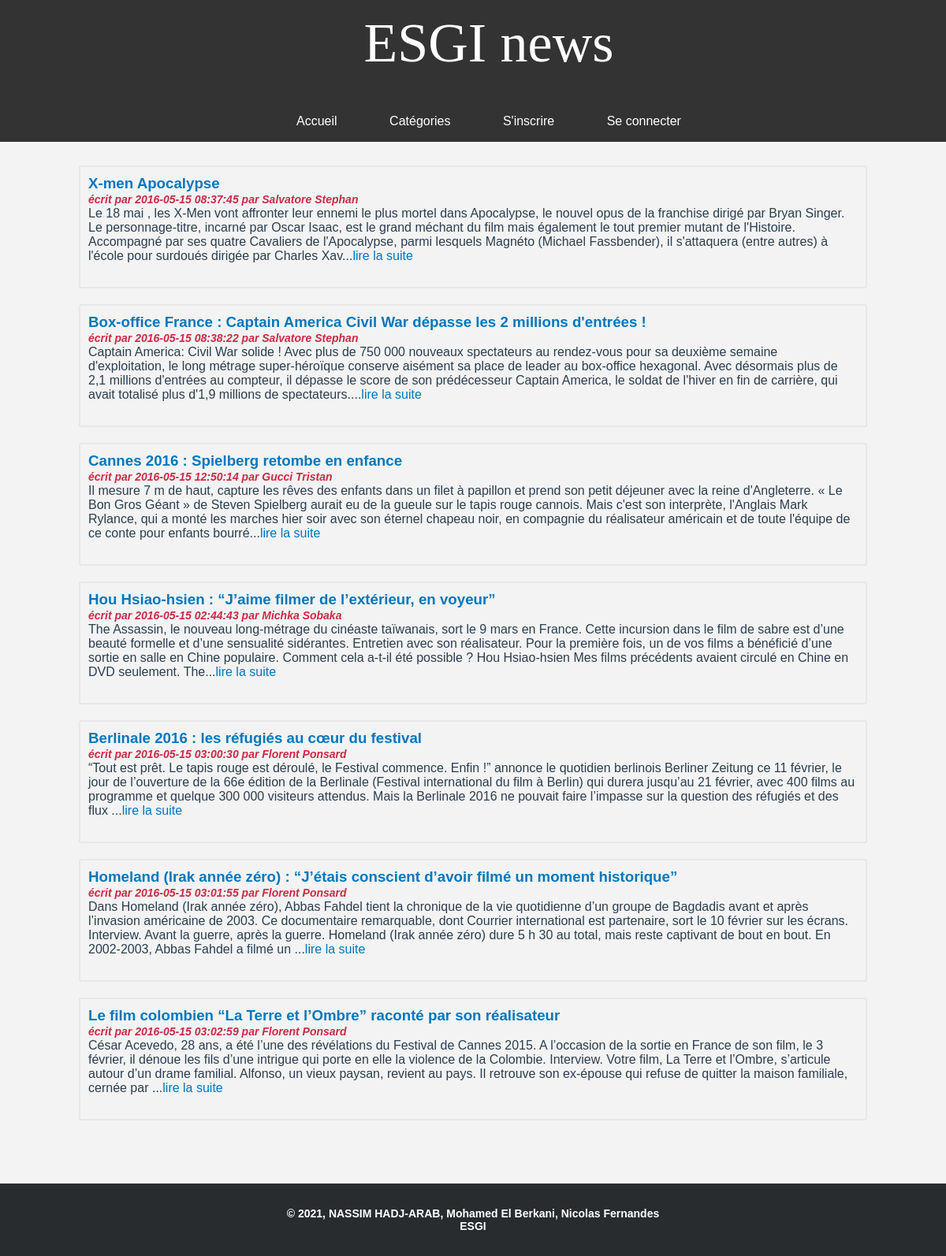
The page /index.php?path=articles&cat=8 on the database its author committed.
### tables this page shows
CREATE TABLE `article` (
  `ID` int(11) NOT NULL,
  `ID_auteur` int(11) NOT NULL,
  `titre` varchar(255) NOT NULL,
  `contenu` text,
  `date_creation` datetime NOT NULL,
  `statue` int(11) NOT NULL,
  `id_cat` int(11) NOT NULL
);

CREATE TABLE `utilisateurs` (
  `ID` int(11) NOT NULL,
  `nom` varchar(255) NOT NULL,
  `prenom` varchar(255) NOT NULL,
  `sexe` varchar(10) NOT NULL,
  `mail` varchar(255) NOT NULL,
  `password` varchar(255) NOT NULL,
  `date_de_naissance` text NOT NULL,
  `statut` text NOT NULL
);

### WebParts/html/parts/articles.php (the view)
<?php
if(isset($_REQUEST['cat'])){
  $idCat = $_REQUEST['cat'];
  $sql_get_article = 'SELECT * FROM article WHERE statue=? AND id_cat=?';
  $prepared_get_article = $db->prepare($sql_get_article);
  $prepared_get_article->execute(array('1',$idCat));
}else{
$sql_get_article = "SELECT ID,ID_auteur,titre,contenu,statue,id_cat, DATE_FORMAT(date_creation,'%d %M %Y a %H:%i') AS date_publication FROM article WHERE statue=?";
$prepared_get_article = $db->prepare($sql_get_article);
$prepared_get_article->execute(array('1'));
}
$ListArticles = $prepared_get_article->fetchAll(PDO::FETCH_OBJ);
?>
<div class="home">
   <div class="ArticlesShow">
<?php foreach($ListArticles as $article){  ?>
      <article class="uniart" >
     <h3><a href="index.php?path=article&amp;id=<?php echo $article->ID;?>" target="_blank"><?php echo $article->titre; ?></a>
     <span style="font-size:10px;"></span></h3>
      <h4>
      <?php $sql_get_author = 'SELECT * FROM utilisateurs WHERE ID=?';
        $prepared_get_author = $db->prepare($sql_get_author);
        $prepared_get_author->execute(array($article->ID_auteur));
        $author = $prepared_get_author->fetchAll(PDO::FETCH_OBJ);
        foreach($author as $Auth){
          ?><p><span style="font-style:italic;font-size:14px;font-weight:bold;color:#CC2B46;"><?php echo "écrit par  ". $article->date_creation.' par '.$Auth->nom . " " . $Auth->prenom;?></span></p><?php
        }?>
      </h4>
      <p><?php echo substr($article->contenu,0,450)."...";
       echo "<a href=index.php?path=article&amp;id=". $article->ID."  ;?>lire la suite</a>" ?></p>
     </article>
    <?php } ?>
   </div>
</div>

### css/master.css (style rules this page uses)
* { margin: 0px 0px; }
body { padding: 0; margin: 0; font-family: sans-serif; background-color: #f3f3f3; }
a { text-decoration: none; color:#0277bd; }
.uniart { padding: 10px 10px 30px 10px; border-radius: 3px; margin-bottom: 20px; border: 2px solid #e7e7e7; background-color: #f3f3f3; }

### rows shown on the page
article: titre "X-men Apocalypse", date_creation "2016-05-15 08:37:45", contenu "Le 18 mai , les X-Men vont affronter leur ennemi le plus mortel dans Apocalypse, le nouvel opus de la franchise dirigé par Bryan Singer. Le personnage-titre, incarné par Oscar Isaac, est le grand méchant du film mais également le tout premier mutant de l'Histoire. Accompagné par ses quatre Cavaliers de l'Apocalypse, parmi lesquels Magnéto (Michael Fassbender), il s'attaquera (entre autres) à l'école pour surdoués dirigée par Charles Xav"
utilisateurs: nom "Salvatore", prenom "Stephan"
article: titre "Box-office France : Captain America Civil War dépasse les 2 millions d'entrées !", date_creation "2016-05-15 08:38:22", contenu "Captain America: Civil War solide ! Avec plus de 750 000 nouveaux spectateurs au rendez-vous pour sa deuxième semaine d'exploitation, le long métrage super-héroïque conserve aisément sa place de leader au box-office hexagonal. Avec désormais plus de 2,1 millions d'entrées au compteur, il dépasse le score de son prédécesseur Captain America, le soldat de l'hiver en fin de carrière, qui avait totalisé plus d'1,9 millions de spectateurs."
article: titre "Cannes 2016 : Spielberg retombe en enfance", date_creation "2016-05-15 12:50:14", contenu "Il mesure 7 m de haut, capture les rêves des enfants dans un filet à papillon et prend son petit déjeuner avec la reine d'Angleterre. « Le Bon Gros Géant » de Steven Spielberg aurait eu de la gueule sur le tapis rouge cannois. Mais c'est son interprète, l'Anglais Mark Rylance, qui a monté les marches hier soir avec son éternel chapeau noir, en compagnie du réalisateur américain et de toute l'équipe de ce conte pour enfants bourré"
utilisateurs: nom "Gucci", prenom "Tristan"
article: titre "Hou Hsiao-hsien : “J’aime filmer de l’extérieur, en voyeur”", date_creation "2016-05-15 02:44:43", contenu "The Assassin, le nouveau long-métrage du cinéaste taïwanais, sort le 9 mars en France. Cette incursion dans le film de sabre est d’une beauté formelle et d’une sensualité sidérantes. Entretien avec son réalisateur. Pour la première fois, un de vos films a bénéficié d’une sortie en salle en Chine populaire. Comment cela a-t-il été possible ? Hou Hsiao-hsien Mes films précédents avaient circulé en Chine en DVD seulement. The"
utilisateurs: nom "Michka", prenom "Sobaka"
article: titre "Berlinale 2016 : les réfugiés au cœur du festival", date_creation "2016-05-15 03:00:30", contenu "“Tout est prêt. Le tapis rouge est déroulé, le Festival commence. Enfin !” annonce le quotidien berlinois Berliner Zeitung ce 11 février, le jour de l’ouverture de la 66e édition de la Berlinale (Festival international du film à Berlin) qui durera jusqu’au 21 février, avec 400 films au programme et quelque 300 000 visiteurs attendus. Mais la Berlinale 2016 ne pouvait faire l’impasse sur la question des réfugiés et des flux"
utilisateurs: nom "Florent", prenom "Ponsard"
article: titre "Homeland (Irak année zéro) : “J’étais conscient d’avoir filmé un moment historique”", date_creation "2016-05-15 03:01:55", contenu "Dans Homeland (Irak année zéro), Abbas Fahdel tient la chronique de la vie quotidienne d’un groupe de Bagdadis avant et après l’invasion américaine de 2003. Ce documentaire remarquable, dont Courrier international est partenaire, sort le 10 février sur les écrans. Interview. Avant la guerre, après la guerre. Homeland (Irak année zéro) dure 5 h 30 au total, mais reste captivant de bout en bout. En 2002-2003, Abbas Fahdel a filmé un"
article: titre "Le film colombien “La Terre et l’Ombre” raconté par son réalisateur", date_creation "2016-05-15 03:02:59", contenu "César Acevedo, 28 ans, a été l’une des révélations du Festival de Cannes 2015. A l’occasion de la sortie en France de son film, le 3 février, il dénoue les fils d’une intrigue qui porte en elle la violence de la Colombie. Interview. Votre film, La Terre et l’Ombre, s’articule autour d’un drame familial. Alfonso, un vieux paysan, revient au pays. Il retrouve son ex-épouse qui refuse de quitter la maison familiale, cernée par"
